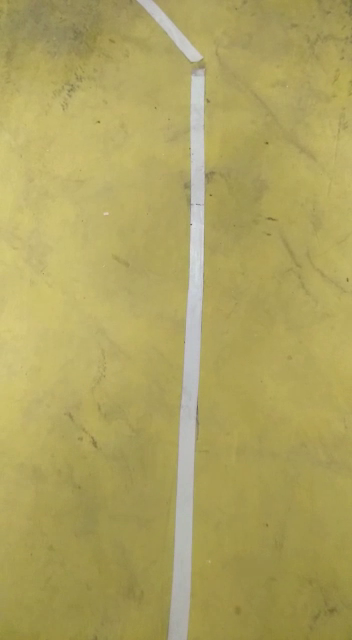
#> input picture frame 23 of detect.mp4, 352 x 640 px
$ python newexp.py
#> lines starting #> are read from the running program, lines starting #| are printed output that depends on the picture
import cv2
import numpy as np
import math
import statistics
import matplotlib.pyplot as plt

def nothing (x):
    pass
cap = cv2.VideoCapture('detect.mp4')
i = 0
md = 0
arr = []
arr1 = []
avg=0
while True:

    ret,frame = cap.read()
#> frame is the input picture: shape (640, 352, 3); mean B, G, R 95.9, 162.5, 173.9
    if ret ==False:
       break

    frame = cv2.rotate(frame,cv2.ROTATE_90_CLOCKWISE)
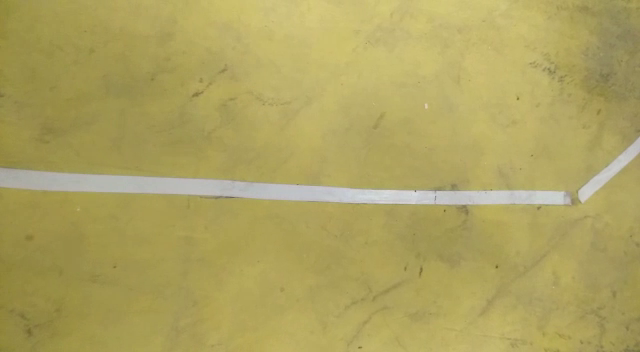
#> frame: shape (352, 640, 3); mean B, G, R 95.9, 162.5, 173.9
    frame=frame[100:,:,:]
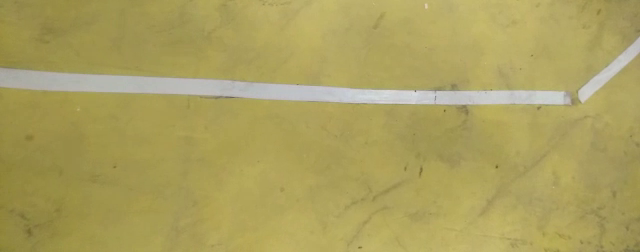
#> frame: shape (252, 640, 3); mean B, G, R 94.6, 160, 171.2
    org=frame
    frame=cv2.cvtColor(frame,cv2.COLOR_BGR2GRAY)
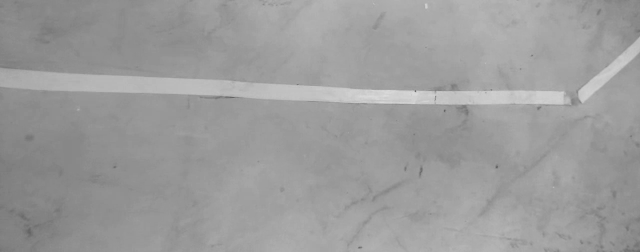
#> frame: shape (252, 640); min 97, max 219, mean 155.9

    blur = cv2.GaussianBlur(frame, (5, 5), 0)
    th3 = cv2.adaptiveThreshold(blur, 255, cv2.ADAPTIVE_THRESH_GAUSSIAN_C, \
                                cv2.THRESH_BINARY, 11, 7)
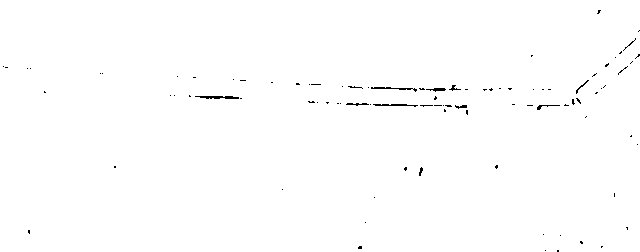
#> th3: shape (252, 640); 99.5% white; black in thin lines or dots

    edges = cv2.Canny(th3, 50, 200,None,3)
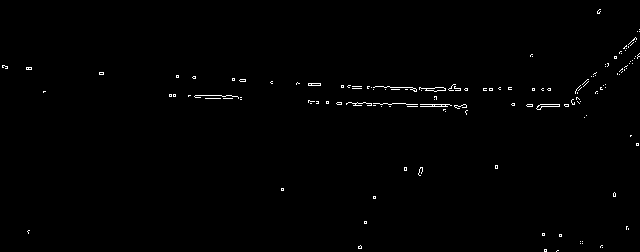
#> edges: shape (252, 640); 0.7% white in thin lines or dots

    lines = cv2.HoughLines(edges, 1, np.pi / 180, 100, None, 0, 0)
#> lines = [[90, 1.61]]
    if lines is not None:
        for i in range(0, len(lines)):
            rho = lines[i][0][0]
            theta = lines[i][0][1]
            a = math.cos(theta)
            b = math.sin(theta)
            x0 = a * rho
            y0 = b * rho
            pt1 = (int(x0 + 1000 * (-b)), int(y0 + 1000 * (a)))
            pt2 = (int(x0 - 1000 * (-b)), int(y0 - 1000 * (a)))

            arr.append(abs(theta * 180 / np.pi - 90))
#> this loop made 1 pass
#> (rho, theta, a, b, x0, y0, pt1, pt2) on pass 1: (90, 1.61, -0.0349, 0.999, -3.14, 89.95, (-1002, 55), (996, 124))
#> after the loop, arr = [2]


    cv2.line(org, pt1, pt2, (0, 255, 0), 2, cv2.LINE_AA)
    avg = sum(arr) / (len(arr))
#> avg = 2
    arr1.append(avg)
    font = cv2.FONT_HERSHEY_SIMPLEX
    cv2.putText(org, str(avg), (10, 50), font, 1, (0, 255, 255), 2, cv2.LINE_AA)
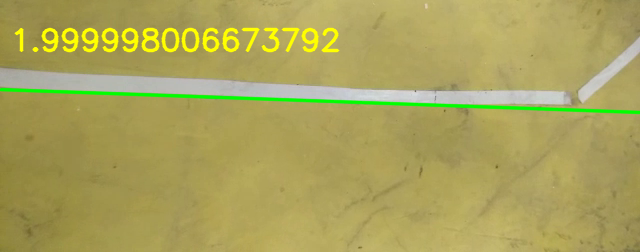
#> org: shape (252, 640, 3); mean B, G, R 91.4, 163.1, 170.6
    cv2.imshow('frame', org)
    cv2.imshow('mask', th3)
    cv2.imshow('edge',edges)

    k = cv2.waitKey(8)
#> (key Esc is pressed here)
    if k == 27 :
      break

plt.plot(arr1)
plt.show()
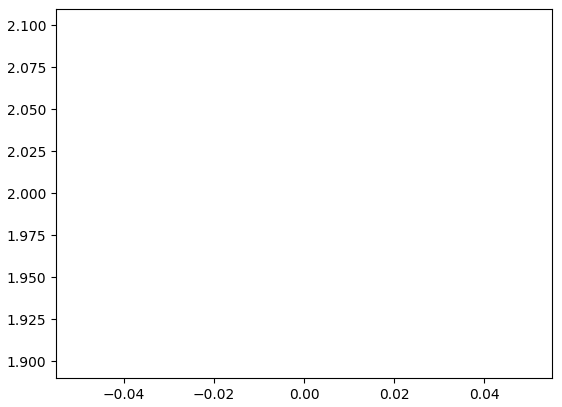
#> figure drawn by matplotlib, 1 panel
o = cv2.waitKey(8)
#> (key Esc is pressed here)
cap.release()
cv2.destroyAllWindows()

$ run again, starting later in the video
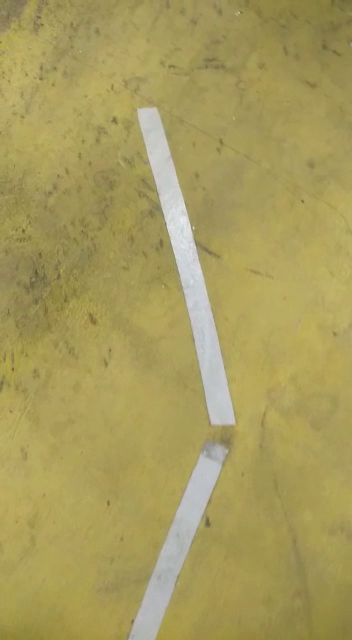
#> input picture frame 188 of detect.mp4, 352 x 640 px
#> frame is the input picture: shape (640, 352, 3); mean B, G, R 93.3, 155.2, 167.5
#> `th3 = cv2.adaptiveThreshold(blur, 255, cv2.ADAPTIVE_THRESH_GAUSSIAN_C,..`:
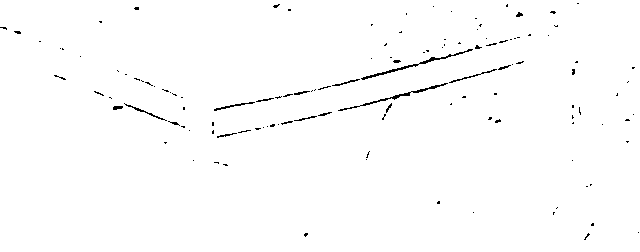
#> th3: shape (252, 640); 99% white; black in thin lines or dots
#> edges: shape (252, 640); 1.1% white in thin lines or dots
#> lines = [[162, 1.33], [194, 1.31], [188, 1.33], [168, 1.31]]
#> the loop `for i in range(0, len(lines)):` made 4 passes
#> (rho, theta, a, b, x0, y0, pt1, pt2) on passes 1 to 4: (162, 1.33, 0.242, 0.97, 39.19, 157.2, (-931, 399), (1009, -84)), (194, 1.31, 0.259, 0.966, 50.21, 187.4, (-915, 446), (1016, -71)), (188, 1.33, 0.242, 0.97, 45.48, 182.4, (-924, 424), (1015, -59)), (168, 1.31, 0.259, 0.966, 43.48, 162.3, (-922, 421), (1009, -96))
#> after the loop `for i in range(0, len(lines)):`: arr = [14, 15, 14, 15]
#> avg = 14.5
#> `plt.show()`:
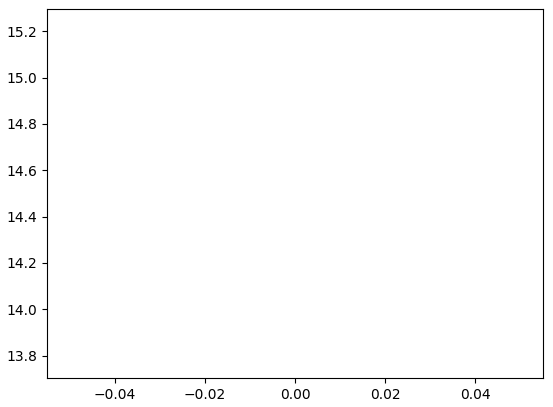
#> figure drawn by matplotlib, 1 panel
